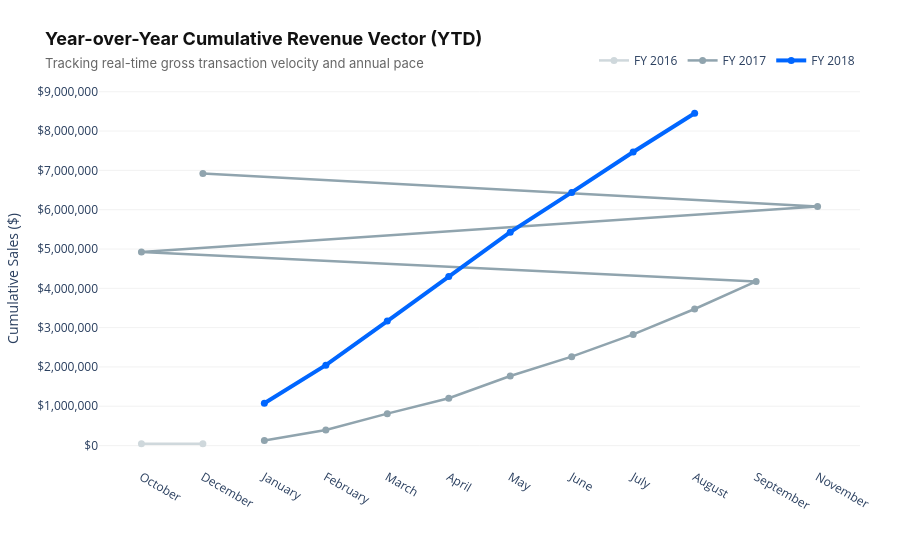

The code cell stored with this chart in its notebook:
### Code cell
import pandas as pd
import plotly.graph_objects as go

# Ensure your DataFrame is cleanly sorted chronologically before plotting
df['sales_year'] = df['sales_year'].astype(int)

# 1. Initialize the High-Fidelity Canvas
fig = go.Figure()

# 2. Get unique years present in your database slice
unique_years = sorted(df['sales_year'].unique())

# DESIGN SYSTEM: Strategic enterprise color palette
color_palette = {
    2016: '#CFD8DC',  # Light Slate Gray (Historical)
    2017: '#90A4AE',  # Medium Slate Gray (Historical)
    2018: '#0066FF'   # Premium Electric Blue (Active/Latest Year)
}

# 3. Layer each year's growth trajectory onto the chart
for year in unique_years:
    year_df = df[df['sales_year'] == year]
    
    line_color = color_palette.get(year, '#0066FF' if year == max(unique_years) else '#B0BEC5')
    line_width = 4 if year == max(unique_years) else 2.5
    
    fig.add_trace(go.Scatter(
        x=year_df['month_name'],
        y=year_df['cumulative_sales'],
        name=f"FY {year}",
        mode='lines+markers',
        line=dict(color=line_color, width=line_width),
        marker=dict(size=7),               # FIXED: Keep this clean and dedicated purely to the dot size
        hoverlabel=dict(namelength=-1),    # FIXED: Moved out here as a first-class trace property
        customdata=year_df['monthly_sales'],
        hovertemplate=(
            f"<b>Fiscal Year {year} — %{{x}}</b><br>"
            "Monthly Revenue: %{customdata:$,.2f}<br>"
            "<b>YTD Cumulative: %{y:$,.2f}</b><extra></extra>"
        )
    ))

# 4. Apply Enterprise UI/UX Layout Standards
fig.update_layout(
    title=dict(
        text="<b>Year-over-Year Cumulative Revenue Vector (YTD)</b><br><span style='font-size:13px; color:#666;'>Tracking real-time gross transaction velocity and annual pace</span>",
        font=dict(family="Inter, Helvetica, Arial, sans-serif", size=18, color="#111111")
    ),
    xaxis=dict(
        title="",
        showgrid=False,
        tickmode='linear',
        fixedrange=True
    ),
    yaxis=dict(
        title="Cumulative Sales ($)",
        showgrid=True,
        gridcolor='#F2F2F2',
        zeroline=False,
        tickformat="$,.0f",
        fixedrange=True
    ),
    plot_bgcolor='white',
    paper_bgcolor='white',
    legend=dict(
        orientation="h",
        yanchor="bottom",
        y=1.04,
        xanchor="right",
        x=1
    ),
    margin=dict(l=60, r=40, t=90, b=40),
    height=550
)

# Render the interactive engine
fig.show()

### Figure 1 — Plotly figure (JSON) as saved in the notebook; plotly's stock layout.template omitted (floating-point values rounded to 4 significant figures)
{"data": [{"customdata": [46570.0, 19.62], "hoverlabel": {"namelength": -1}, "hovertemplate": "<b>Fiscal Year 2016 — %{x}</b><br>Monthly Revenue: %{customdata:$,.2f}<br><b>YTD Cumulative: %{y:$,.2f}</b><extra></extra>", "line": {"color": "#CFD8DC", "width": 2.5}, "marker": {"size": 7}, "mode": "lines+markers", "name": "FY 2016", "type": "scatter", "x": ["October", "December"], "y": [46570.0, 46590.0]}, {"customdata": [127500.0, 271300.0, 414400.0, 391000.0, 567100.0, 490200.0, 566400.0, 646000.0, 701200.0, 751100.0, 1154000.0, 843200.0], "hoverlabel": {"namelength": -1}, "hovertemplate": "<b>Fiscal Year 2017 — %{x}</b><br>Monthly Revenue: %{customdata:$,.2f}<br><b>YTD Cumulative: %{y:$,.2f}</b><extra></extra>", "line": {"color": "#90A4AE", "width": 2.5}, "marker": {"size": 7}, "mode": "lines+markers", "name": "FY 2017", "type": "scatter", "x": ["January", "February", "March", "April", "May", "June", "July", "August", "September", "October", "November", "December"], "y": [127500.0, 398800.0, 813200.0, 1204000.0, 1771000.0, 2261000.0, 2828000.0, 3474000.0, 4175000.0, 4926000.0, 6080000.0, 6923000.0]}, {"customdata": [1079000.0, 966500.0, 1121000.0, 1133000.0, 1129000.0, 1012000.0, 1028000.0, 985400.0], "hoverlabel": {"namelength": -1}, "hovertemplate": "<b>Fiscal Year 2018 — %{x}</b><br>Monthly Revenue: %{customdata:$,.2f}<br><b>YTD Cumulative: %{y:$,.2f}</b><extra></extra>", "line": {"color": "#0066FF", "width": 4}, "marker": {"size": 7}, "mode": "lines+markers", "name": "FY 2018", "type": "scatter", "x": ["January", "February", "March", "April", "May", "June", "July", "August"], "y": [1079000.0, 2045000.0, 3166000.0, 4299000.0, 5428000.0, 6440000.0, 7468000.0, 8453000.0]}], "layout": {"height": 550, "legend": {"orientation": "h", "x": 1, "xanchor": "right", "y": 1.04, "yanchor": "bottom"}, "margin": {"b": 40, "l": 60, "r": 40, "t": 90}, "paper_bgcolor": "white", "plot_bgcolor": "white", "title": {"font": {"color": "#111111", "family": "Inter, Helvetica, Arial, sans-serif", "size": 18}, "text": "<b>Year-over-Year Cumulative Revenue Vector (YTD)</b><br><span style='font-size:13px; color:#666;'>Tracking real-time gross transaction velocity and annual pace</span>"}, "xaxis": {"fixedrange": true, "showgrid": false, "tickmode": "linear", "title": {"text": ""}}, "yaxis": {"fixedrange": true, "gridcolor": "#F2F2F2", "showgrid": true, "tickformat": "$,.0f", "title": {"text": "Cumulative Sales ($)"}, "zeroline": false}}}
